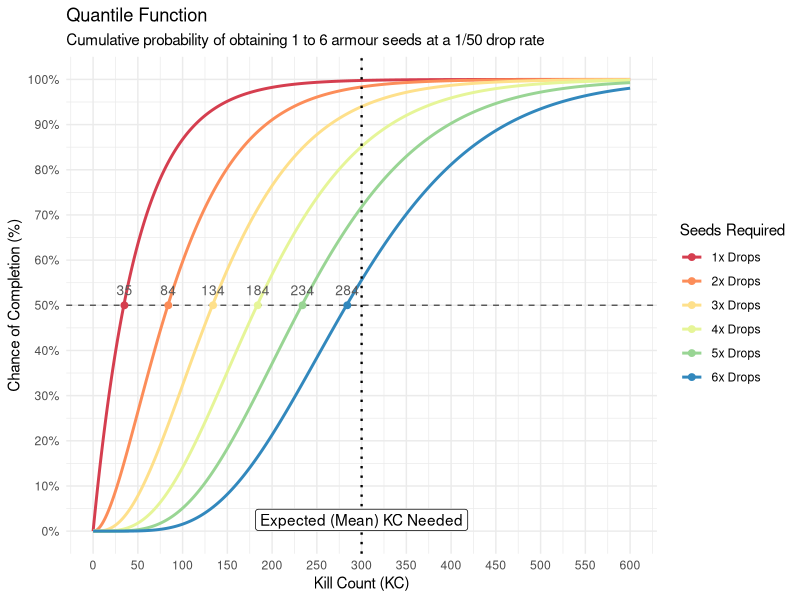
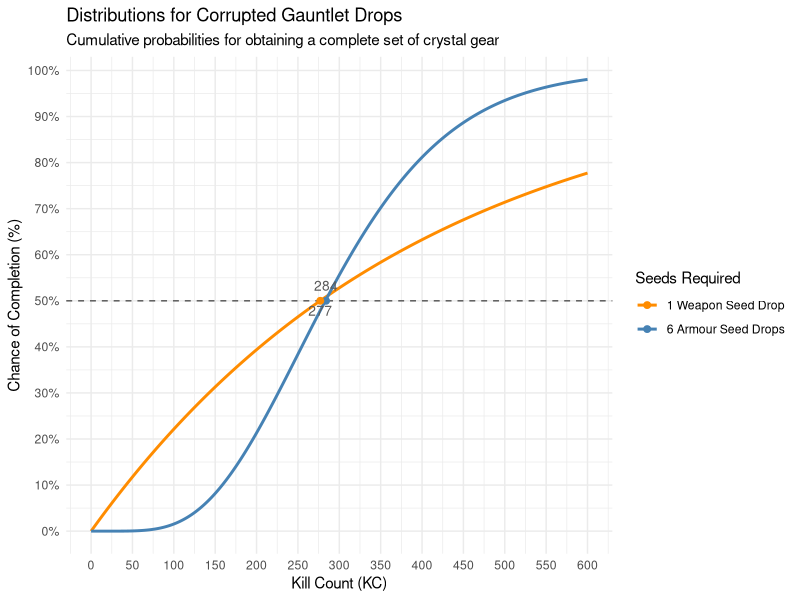
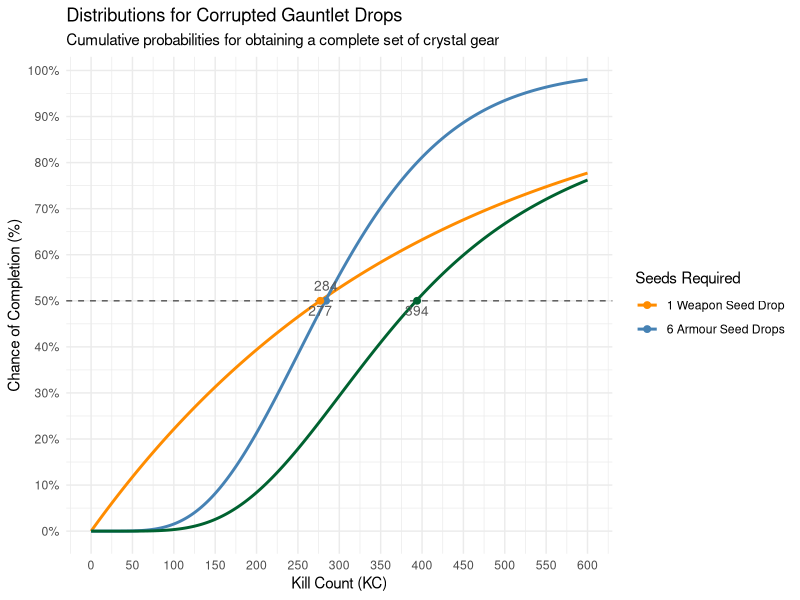
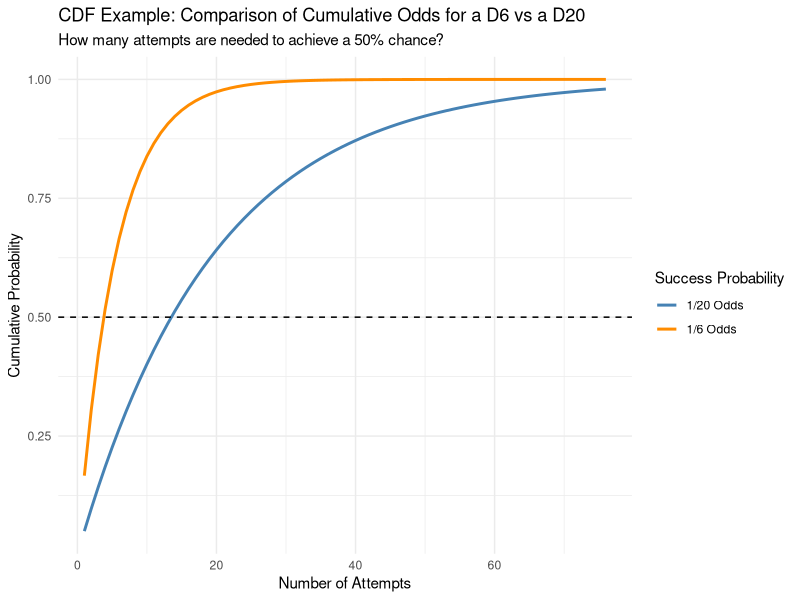
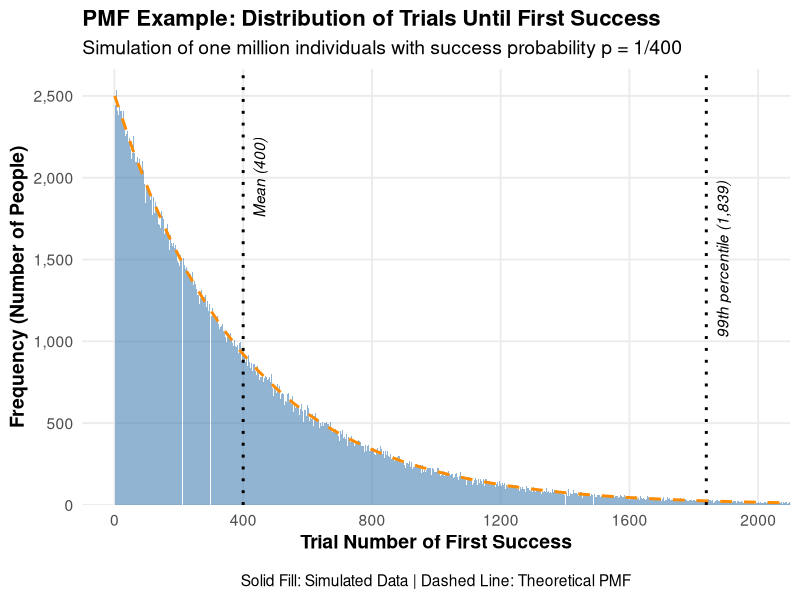

R code for these plots, in order:
## ---- chunk 1
library(knitr)
library(kableExtra)
library(ggplot2)
library(scales)
library(tidyr)
## ---- chunk 2
# Enhanced Crystal Weapon Seed drop rate
weapon_rate = 1 / 400

# Crystal Armour Seed drop rate
armour_rate = 1 / 50
## ---- chunk 3
p = weapon_rate # 1/400 or 0.25% Chance
(1 / p) # Mean n
## ---- chunk 4
qgeom(0.5, weapon_rate) + 1 # Remember, we add 1 because qgeom() measures failures, not trials
## ---- chunk 5
r = 6
p = 1 / 50 # 2% Chance
r / p # Mean n
## ---- chunk 6
qnbinom(0.5, 6, 1/50) + 6 # Adding our 6 "successes"
# pnbinom(284-6, 6, 1/50) # Confirms this is correct
## ---- chunk 7
p = 1 / 50 # Drop rate (p)
kc_range = 0:600 # Kill count (n)
r_values = 1:6 # Drops (r)

plot_data = data.frame(kc = kc_range)

for (r in r_values) {
  # Remember pnbinom() uses total_attempts - successes to get # of failures
  column_name = paste0(r, "x Drops")
  plot_data[column_name] = pnbinom(kc_range - r, size = r, prob = p)
}

labels_50 = data.frame(
  target_r = paste0(r_values, "x Drops"),
  kc_50 = qnbinom(0.5, size = r_values, prob = p) + r_values,
  probability = 0.50
)

# Pivot the data to "Long Format" for ggplot
df_long = pivot_longer(plot_data, 
                       cols = ends_with("Drops"), 
                       names_to = "target_r", 
                       values_to = "probability")

armour_plot = ggplot(df_long, aes(x = kc, y = probability, color = target_r)) +
  geom_line(linewidth = 1) +
  
  # Add the 50% markers
  geom_hline(yintercept = 0.50, linetype = "dashed", color = "grey35") +
  geom_point(data = labels_50, aes(x = kc_50, y = probability), size = 2) +
  geom_text(data = labels_50, aes(x = kc_50, y = probability, label = kc_50), 
            color = "grey35", vjust = -1, size = 3.5, fontface = "plain") +
  
  # Add a vertical line for expected KC for 6 drops (300)
  geom_vline(xintercept = 300, linetype = "dotted", linewidth = 0.8) +
  annotate(x = 300, y = 0.025, label = paste("Expected (Mean) KC Needed"), 
           color = "black",geom = "label") + 
  
  scale_x_continuous(breaks = seq(0, max(df_long$kc), by = 50)) +
  scale_y_continuous(labels = scales::percent, breaks = seq(0, 1, 0.1)) +
  
  scale_color_brewer(palette = "Spectral", name = "Seeds Required") +
  labs(
    title = "Quantile Function",
    subtitle = "Cumulative probability of obtaining 1 to 6 armour seeds at a 1/50 drop rate",
    x = "Kill Count (KC)",
    y = "Chance of Completion (%)"
  ) +
  theme_minimal()

print(armour_plot)
## ---- chunk 8
kc_range = 0:600 # Kill count (n)
r = 6 # Desired drops (r) for armour seeds

armour_distrib = pnbinom(kc_range - r, size = r, prob = armour_rate)
weapon_distrib = pgeom(kc_range - 1, prob = weapon_rate)


plot_data = data.frame(kc = kc_range)
plot_data["6 Armour Seed Drops"] = armour_distrib
plot_data["1 Weapon Seed Drop"] = weapon_distrib

# Our median drop rate for 6 armour seeds
labels_50_armour = data.frame(
  target_drop = "6 Armour Seed Drops",
  kc_50 = qnbinom(0.5, size = r, prob = armour_rate) + r,
  probability = 0.50
)

# Our median drop rate for 1 weapon seeds
labels_50_weapon = data.frame(
  target_drop = "1 Weapon Seed Drop", 
  kc_50 = qgeom(0.5, weapon_rate) + 1,
  probability = 0.50
)

# Pivot the data to "Long Format" for ggplot
df_long = pivot_longer(plot_data, 
                       cols = contains("Drop"), 
                       names_to = "target_drop", 
                       values_to = "probability")

distribs_plot = ggplot(df_long, aes(x = kc, y = probability, color = target_drop)) +
  geom_line(linewidth = 1) + # CDF line(s)
  
  # Add the median line
  geom_hline(yintercept = 0.50, linetype = "dashed", color = "grey35") +
  
  # Armour seed drops
  geom_point(data = labels_50_armour, aes(x = kc_50, y = probability), size = 2) +
  geom_text(data = labels_50_armour, aes(x = kc_50, y = probability, label = kc_50), 
            color = "grey35", vjust = -1, size = 3.5, fontface = "plain") +
  
  # Weapon seed drop
  geom_point(data = labels_50_weapon, aes(x = kc_50, y = probability), size = 2) +
  geom_text(data = labels_50_weapon, aes(x = kc_50, y = probability, label = kc_50), 
            color = "grey35", vjust = 1.5, size = 3.5, fontface = "plain") +
  
  # Add a vertical line for expected KC for 6 drops (300)
  # geom_vline(xintercept = 300, linetype = "dotted", linewidth = 0.8) +
  # annotate(x = 300, y = 0.025, label = paste("Expected (Mean) KC Needed"), 
  #          color = "black",geom = "label") + 
  
  # Scaling
  scale_x_continuous(breaks = seq(0, max(df_long$kc), by = 50)) +
  scale_y_continuous(labels = scales::percent, breaks = seq(0, 1, 0.1)) +
  
  # Aesthetics
  scale_color_manual(
    name = "Seeds Required",
    values = c(
      "6 Armour Seed Drops" = "steelblue",
      "1 Weapon Seed Drop" = "darkorange"
    )
  )+
  labs(
    title = "Distributions for Corrupted Gauntlet Drops",
    subtitle = "Cumulative probabilities for obtaining a complete set of crystal gear",
    x = "Kill Count (KC)",
    y = "Chance of Completion (%)"
  ) +
  theme_minimal()

print(distribs_plot)
## ---- chunk 9
# Distribution for the combined probability of the weapon + 6 armour seeds
both_drops_plot_data = data.frame(kc = kc_range)
both_drops_plot_data["Both Drops"] = armour_distrib * weapon_distrib

# Finding our median kc value
median_kc_row = which(both_drops_plot_data[["Both Drops"]] >= 0.50)[1]
median_kc = both_drops_plot_data$kc[median_kc_row]

# Our median combined drop rate
labels_50_combined = data.frame(
  target_drop = "Both Drops", 
  kc_50 = median_kc,
  probability = 0.50
)

# Pivot the data to "Long Format" for ggplot
both_drops_df_long = pivot_longer(both_drops_plot_data, 
                       cols = contains("Drop"), 
                       names_to = "target_drop", 
                       values_to = "probability")

combined_distribs_plot = distribs_plot + 
  geom_line(
    data = both_drops_df_long, 
    aes(x = kc, y = probability, color = target_drop), 
    color = "#006230",
    linewidth = 1
  ) +
  
  # Median combined drops
  geom_point(data = labels_50_combined, aes(x = kc_50, y = probability), color =  "#006230", size = 2) +
  geom_text(data = labels_50_combined, aes(x = kc_50, y = probability, label = kc_50), 
            color = "grey35", vjust = 1.5, size = 3.5, fontface = "plain")

print(combined_distribs_plot)

## ---- chunk 10
r = 6
armour_rate = 1/50
weapon_rate = 1/400
kc_range = 0:10000  # make sure range is large enough to capture full distribution

# Compute the CDF values
cdf_vals = pnbinom(kc_range - r, size = r, prob = armour_rate) * pgeom(kc_range - 1, prob = weapon_rate)

# Convert CDF to PMF by differencing
pmf_vals = diff(c(0, cdf_vals))

# Verify it sums to ~1 (if not, extend kc_range)
sum(pmf_vals)

# plot(pmf_vals)

# Compute mean and variance
mean_val = sum(kc_range * pmf_vals)
variance_val = sum((kc_range^2) * pmf_vals) - mean_val^2
sd_val = sqrt(variance_val)

cat("Mean:", mean_val, "\nVariance:", variance_val, "\nStd Dev:", sd_val)
## ---- chunk 11
# Create the data frame
geom_table = data.frame(
  Property = c(
    "PMF $P(K=k)$",
    "CDF $P(K \\le k)$",
    "Mean $E[K]$",
    "Variance $Var(K)$",
    "Quantile $Q(q)$"
  ),
  Description = c(
    "Probability of success on **exactly** trial $k$.",
    "Probability of success **on or before** trial $k$.",
    "The average number of trials expected for a success.",
    "The 'spread' or consistency of successes.",
    "Trials required to reach a specific **$q$%** chance."
  ),
  Failures_X = c(
    "$(1-p)^k p$",
    "$1 - (1-p)^{k+1}$",
    "$\\frac{1-p}{p}$",
    "$\\frac{1-p}{p^2}$",
    "$\\lceil \\frac{\\ln(1-q)}{\\ln(1-p)} \\rceil - 1$"
  ),
  Total_Trials_N = c(
    "$(1-p)^{k-1} p$",
    "$1 - (1-p)^k$",
    "$\\frac{1}{p}$",
    "$\\frac{1-p}{p^2}$",
    "$\\lceil \\frac{\\ln(1-q)}{\\ln(1-p)} \\rceil$"
  ),
  R_Implementation = c(
    "`dgeom(k - 1, p)`",
    "`pgeom(k - 1, p)`",
    "`1 / p`",
    "`(1 - p) / p^2`",
    "`qgeom(q, p) + 1`"
  )
)

# Render the styled table
kable(
  geom_table,
  col.names = c(
    "Property",
    "Description",
    "Failures $(X \\in \\{0, 1, \\dots\\})$",
    "Total Trials $N \\in \\{1, 2, \\dots\\})$",
    "R Code (for $N$)"
  ),
  escape = FALSE,
  # Necessary to render the LaTeX
  align = "clccl", # Aligning cols l,c, or r
  caption = "Geometric Distribution Reference Guide",
  format = "html"
) %>%
  kable_styling(
    bootstrap_options = c("bordered", "striped", "hover", "condensed"),
    full_width = TRUE,
    font_size = 14
  ) %>%
  row_spec(0, align = "c") %>%
  column_spec(1, bold = TRUE)
## ---- chunk 12

# 1. Create a sequence of failures
failures = 0:75

# 2. Build the data frame with two sets of odds
# We use pgeom() for both 1/6 and 1/20
df = data.frame(
  x = rep(failures, 2),
  prob_val = c(
    pgeom(failures, 1/6), 
    pgeom(failures, 1/20)
    ),
  type = rep(c("1/6 Odds", "1/20 Odds"), each = length(failures))
)

# 3. Plot using the 'color' aesthetic to separate the lines
ggplot(df, aes(x = x+1, y = prob_val, color = type)) +
  geom_line(linewidth = 1) +
  # geom_point(alpha = 0.5) +
  geom_hline(yintercept = 0.50, linetype = "dashed", color = "black") +
  scale_color_manual(values = c("1/6 Odds" = "darkorange", 
                                "1/20 Odds" = "steelblue")) +
  labs(
    title = "CDF Example: Comparison of Cumulative Odds for a D6 vs a D20",
    subtitle = "How many attempts are needed to achieve a 50% chance?",
    x = "Number of Attempts",
    y = "Cumulative Probability",
    color = "Success Probability"
  ) +
  theme_minimal()
## ---- chunk 13
# TODO: Add in 

p = 1/400
n = 1000000

# Simulate data
success_trial = rgeom(n, prob = p) + 1
df = data.frame(trial = success_trial)

percentile.99 = qgeom(0.99,p)

ggplot(df, aes(x = trial)) +
  # 1. Use geom_area or a thin-lined geom_histogram for a cleaner look at high N
  geom_histogram(aes(y = after_stat(count)), 
                 binwidth = 1, 
                 fill = "steelblue", 
                 alpha = 0.6) +
  
  # The theoretical distribution
  stat_function(
    fun = function(x) dgeom(round(x) - 1, prob = p) * n,
    color = "darkorange",
    linewidth = 1,
    linetype = "dashed"
  ) +
  
  # Vertical line for the mean
  geom_vline(xintercept = 1/p, color = "black", linetype = "dotted", linewidth = 1) +
  annotate("text", x = 1/p + 50, y = 2000, label = "Mean (400)", angle = 90, fontface = "italic") +
  # Vertical line for 99th percentile
  geom_vline(xintercept = percentile.99, color = "black", linetype = "dotted", linewidth = 1) +
  annotate("text", x = percentile.99 + 50, y = 1500, label = paste0("99th percentile (", format(percentile.99, big.mark = ","), ")"), angle = 90, fontface = "italic") +

  # Formatting
  scale_y_continuous(labels = label_comma(), expand = expansion(mult = c(0, 0.05))) +
  scale_x_continuous(breaks = seq(0, 2000, 400)) +
  coord_cartesian(xlim = c(0, 2000)) +
  labs(
    title = "PMF Example: Distribution of Trials Until First Success",
    subtitle = paste0("Simulation of one million individuals with success probability p = 1/400"),
    x = "Trial Number of First Success",
    y = "Frequency (Number of People)",
    caption = "Solid Fill: Simulated Data | Dashed Line: Theoretical PMF"
  ) +
  theme_minimal(base_size = 14) +
  theme(
    panel.grid.minor = element_blank(),
    plot.title = element_text(face = "bold", size = 16),
    axis.title = element_text(face = "bold"),
    plot.caption = element_text(hjust = 0.5, margin = margin(t = 15))
  )
